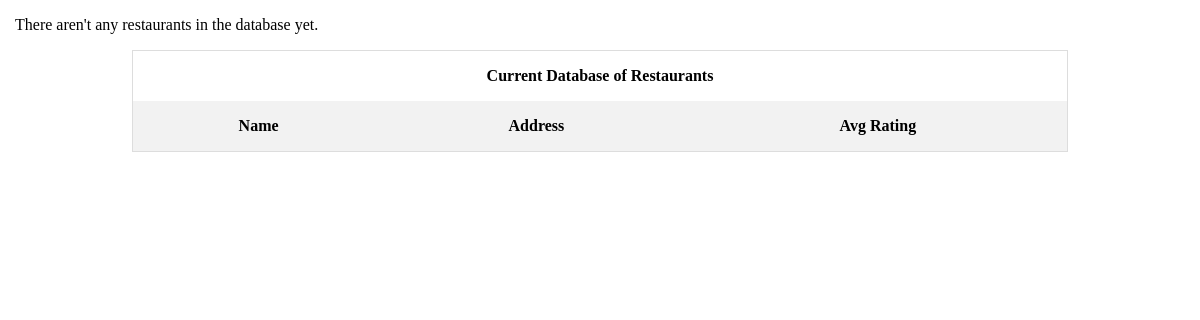
Before: / with the older database file.
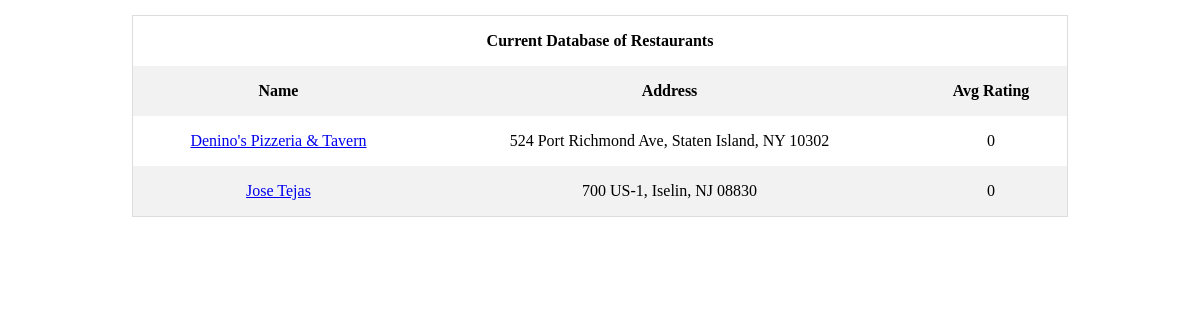
After: the same page with the newer database file.
### models.py (models this page shows, shortened)
class Restaurant(db.Model):
    id = db.Column(db.Integer, primary_key=True)
    name = db.Column(db.String(50), index=True, unique=False)
    address = db.Column(db.String(120), index=True, unique=False)
    num_reviews = db.Column(db.Integer, unique=False)
    sum_reviews = db.Column(db.Integer, unique=False)
    avg_rating = db.Column(db.Integer, index=True, unique=False)
    reviews = db.relationship('Review', backref = 'restaurant', lazy = 'dynamic', cascade = "all, delete, delete-orphan")

### routes.py (the view)
@app.route('/')
def index():
    restaurants = Restaurant.query.all()
    return render_template('landing_page.html', restaurants=restaurants)

### templates/landing_page.html
{% extends 'base.html' %}
{% block content%}
    {% if restaurants|length == 0 %}
        <p>There aren't any restaurants in the database yet.</p>
    {% endif %}
    <div class="row">
        <div class="column">
            <table>
                <tr>
                    <th class="header" colspan="3">Current Database of Restaurants</th>
                </tr>
                <tr>
                    <th>Name</th>
                    <th>Address</th>
                    <th>Avg Rating</th>
                </tr>
                {% for restaurant in restaurants %}
                <tr>
                    <td><a href="{{ url_for('reviews', restaurant_id=restaurant.id) }}">{{ restaurant.name }}</a></td>
                    <td>{{ restaurant.address }}</td>
                    <td>{{ restaurant.avg_rating }}</td>
                </tr>
                {% endfor %}
            </table>
        </div>
    </div>
{% endblock %}

### templates/base.html (shortened to what this page needs)
<!DOCTYPE html>
<html lang="en">
  <head>
    <link rel="stylesheet" href="../static/styles.css">
  </head>
  <body>
    {% block content %}
    {% endblock %}
  </body>
</html>

### static/styles.css (style rules this page uses)
body { margin: 15px; font-family: Georgia, 'Times New Roman', Times, serif, sans-serif; }
table { box-sizing: border-box; }
.row::after { content: ""; clear: both; display: table; }
table { border-collapse: collapse; border-spacing: 0; width: 80%; border: 1px solid #ddd; margin-left: 10%; }
th, td { text-align: center; padding: 16px; }
tr:nth-child(even) { background-color: #f2f2f2; }
.header { text-align: center; }

Changed rows visible on the page:
added Restaurant: name "Denino's Pizzeria & Tavern", address "524 Port Richmond Ave, Staten Island, NY 10302", avg_rating "0"
added Restaurant: name "Jose Tejas", address "700 US-1, Iselin, NJ 08830", avg_rating "0"
Other visible differences:
text no longer shown: "There aren't any restaurants in the database yet."
